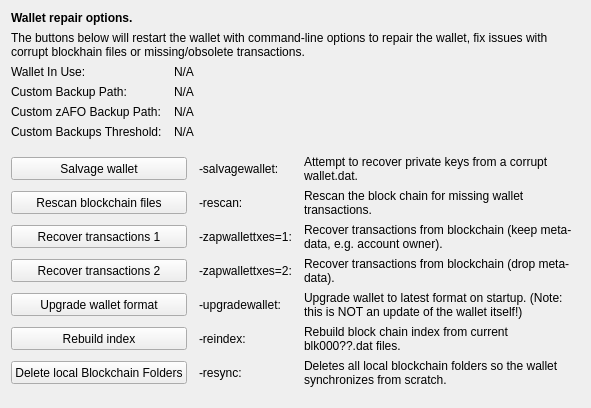
     <widget class="QWidget" name="tab_repair">
      <attribute name="title">
       <string>&amp;Wallet Repair</string>
      </attribute>
      <layout class="QGridLayout" name="gridLayout_4" columnstretch="0,0,0,0">
       <property name="horizontalSpacing">
        <number>12</number>
       </property>
       <item row="0" column="0" colspan="4">
        <widget class="QLabel" name="label_repair_header">
         <property name="font">
          <font>
           <weight>75</weight>
           <bold>true</bold>
          </font>
         </property>
         <property name="text">
          <string>Wallet repair options.</string>
         </property>
        </widget>
       </item>
       <item row="1" column="0" colspan="4">
        <widget class="QLabel" name="label_repair_helptext">
         <property name="font">
          <font>
           <weight>50</weight>
           <bold>false</bold>
          </font>
         </property>
         <property name="text">
          <string>The buttons below will restart the wallet with command-line options to repair the wallet, fix issues with corrupt blockhain files or missing/obsolete transactions.</string>
         </property>
         <property name="wordWrap">
          <bool>true</bool>
         </property>
        </widget>
       </item>
       <item row="2" column="0">
        <widget class="QLabel" name="wallet_path_label">
         <property name="text">
          <string>Wallet In Use:</string>
         </property>
        </widget>
       </item>
       <item row="2" column="1" colspan="3">
        <widget class="QLabel" name="wallet_path">
         <property name="cursor">
          <cursorShape>IBeamCursor</cursorShape>
         </property>
         <property name="text">
          <string>N/A</string>
         </property>
         <property name="textFormat">
          <enum>Qt::PlainText</enum>
         </property>
         <property name="textInteractionFlags">
          <set>Qt::LinksAccessibleByMouse|Qt::TextSelectableByKeyboard|Qt::TextSelectableByMouse</set>
         </property>
        </widget>
       </item>
       <item row="3" column="0">
        <widget class="QLabel" name="wallet_custombackuppath_label">
         <property name="visible">
          <bool>false</bool>
         </property>
         <property name="text">
          <string>Custom Backup Path:</string>
         </property>
        </widget>
       </item>
       <item row="3" column="1" colspan="3">
        <widget class="QLabel" name="wallet_custombackuppath">
         <property name="cursor">
          <cursorShape>IBeamCursor</cursorShape>
         </property>
         <property name="visible">
          <bool>false</bool>
         </property>
         <property name="text">
          <string>N/A</string>
         </property>
         <property name="textFormat">
          <enum>Qt::PlainText</enum>
         </property>
         <property name="textInteractionFlags">
          <set>Qt::LinksAccessibleByMouse|Qt::TextSelectableByKeyboard|Qt::TextSelectableByMouse</set>
         </property>
        </widget>
       </item>
       <item row="4" column="0">
        <widget class="QLabel" name="wallet_customzafobackuppath_label">
         <property name="visible">
          <bool>false</bool>
         </property>
         <property name="text">
          <string>Custom zAFO Backup Path:</string>
         </property>
        </widget>
       </item>
       <item row="4" column="1" colspan="3">
        <widget class="QLabel" name="wallet_customzafobackuppath">
         <property name="cursor">
          <cursorShape>IBeamCursor</cursorShape>
         </property>
         <property name="visible">
          <bool>false</bool>
         </property>
         <property name="text">
          <string>N/A</string>
         </property>
         <property name="textFormat">
          <enum>Qt::PlainText</enum>
         </property>
         <property name="textInteractionFlags">
          <set>Qt::LinksAccessibleByMouse|Qt::TextSelectableByKeyboard|Qt::TextSelectableByMouse</set>
         </property>
        </widget>
       </item>
       <item row="5" column="0">
        <widget class="QLabel" name="wallet_custombackupthreshold_label">
         <property name="visible">
          <bool>false</bool>
         </property>
         <property name="text">
          <string>Custom Backups Threshold:</string>
         </property>
        </widget>
       </item>
       <item row="5" column="1" colspan="3">
        <widget class="QLabel" name="wallet_custombackupthreshold">
         <property name="cursor">
          <cursorShape>IBeamCursor</cursorShape>
         </property>
         <property name="visible">
          <bool>false</bool>
         </property>
         <property name="text">
          <string>N/A</string>
         </property>
         <property name="textFormat">
          <enum>Qt::PlainText</enum>
         </property>
         <property name="textInteractionFlags">
          <set>Qt::LinksAccessibleByMouse|Qt::TextSelectableByKeyboard|Qt::TextSelectableByMouse</set>
         </property>
        </widget>
       </item>
       <item row="6" column="0">
        <spacer name="verticalSpacer_repair1">
         <property name="orientation">
          <enum>Qt::Vertical</enum>
         </property>
         <property name="sizeHint" stdset="0">
          <size>
           <width>10</width>
           <height>10</height>
          </size>
         </property>
        </spacer>
       </item>
       <item row="7" column="0" colspan="2">
        <widget class="QPushButton" name="btn_salvagewallet">
         <property name="minimumSize">
          <size>
           <width>100</width>
           <height>23</height>
          </size>
         </property>
         <property name="text">
          <string>Salvage wallet</string>
         </property>
        </widget>
       </item>
       <item row="7" column="2">
        <widget class="QLabel" name="label_repair_salvage_command">
         <property name="text">
          <string notr="true">-salvagewallet:</string>
         </property>
        </widget>
       </item>
       <item row="7" column="3">
        <widget class="QLabel" name="label_repair_salvage">
         <property name="text">
          <string>Attempt to recover private keys from a corrupt wallet.dat.</string>
         </property>
         <property name="wordWrap">
          <bool>true</bool>
         </property>
        </widget>
       </item>
       <item row="8" column="0" colspan="2">
        <widget class="QPushButton" name="btn_rescan">
         <property name="minimumSize">
          <size>
           <width>100</width>
           <height>23</height>
          </size>
         </property>
         <property name="text">
          <string>Rescan blockchain files</string>
         </property>
        </widget>
       </item>
       <item row="8" column="2">
        <widget class="QLabel" name="label_repair_rescan_command">
         <property name="text">
          <string notr="true">-rescan:</string>
         </property>
        </widget>
       </item>
       <item row="8" column="3">
        <widget class="QLabel" name="label_repair_rescan">
         <property name="text">
          <string>Rescan the block chain for missing wallet transactions.</string>
         </property>
         <property name="wordWrap">
          <bool>true</bool>
         </property>
        </widget>
       </item>
       <item row="9" column="0" colspan="2">
        <widget class="QPushButton" name="btn_zapwallettxes1">
         <property name="minimumSize">
          <size>
           <width>100</width>
           <height>23</height>
          </size>
         </property>
         <property name="text">
          <string>Recover transactions 1</string>
         </property>
        </widget>
       </item>
       <item row="9" column="2">
        <widget class="QLabel" name="label_repair_zap1_command">
         <property name="text">
          <string notr="true">-zapwallettxes=1:</string>
         </property>
        </widget>
       </item>
       <item row="9" column="3">
        <widget class="QLabel" name="label_repair_zap1">
         <property name="text">
          <string>Recover transactions from blockchain (keep meta-data, e.g. account owner).</string>
         </property>
         <property name="wordWrap">
          <bool>true</bool>
         </property>
        </widget>
       </item>
       <item row="10" column="0" colspan="2">
        <widget class="QPushButton" name="btn_zapwallettxes2">
         <property name="minimumSize">
          <size>
           <width>100</width>
           <height>23</height>
          </size>
         </property>
         <property name="text">
          <string>Recover transactions 2</string>
         </property>
        </widget>
       </item>
       <item row="10" column="2">
        <widget class="QLabel" name="label_repair_zap2_command">
         <property name="text">
          <string notr="true">-zapwallettxes=2:</string>
         </property>
        </widget>
       </item>
       <item row="10" column="3">
        <widget class="QLabel" name="label_repair_zap2">
         <property name="text">
          <string>Recover transactions from blockchain (drop meta-data).</string>
         </property>
         <property name="wordWrap">
          <bool>true</bool>
         </property>
        </widget>
       </item>
       <item row="11" column="0" colspan="2">
        <widget class="QPushButton" name="btn_upgradewallet">
         <property name="minimumSize">
          <size>
           <width>100</width>
           <height>23</height>
          </size>
         </property>
         <property name="text">
          <string>Upgrade wallet format</string>
         </property>
        </widget>
       </item>
       <item row="11" column="2">
        <widget class="QLabel" name="label_repair_upgrade_command">
         <property name="text">
          <string notr="true">-upgradewallet:</string>
         </property>
        </widget>
       </item>
       <item row="11" column="3">
        <widget class="QLabel" name="label_repair_upgrade">
         <property name="text">
          <string>Upgrade wallet to latest format on startup. (Note: this is NOT an update of the wallet itself!)</string>
         </property>
         <property name="wordWrap">
          <bool>true</bool>
         </property>
        </widget>
       </item>
       <item row="12" column="0" colspan="2">
        <widget class="QPushButton" name="btn_reindex">
         <property name="minimumSize">
          <size>
           <width>100</width>
           <height>23</height>
          </size>
         </property>
         <property name="text">
          <string>Rebuild index</string>
         </property>
        </widget>
       </item>
       <item row="12" column="2">
        <widget class="QLabel" name="label_repair_reindex_command">
         <property name="text">
          <string notr="true">-reindex:</string>
         </property>
        </widget>
       </item>
       <item row="12" column="3">
        <widget class="QLabel" name="label_repair_reindex">
         <property name="text">
          <string>Rebuild block chain index from current blk000??.dat files.</string>
         </property>
         <property name="wordWrap">
          <bool>true</bool>
         </property>
        </widget>
       </item>
       <item row="13" column="0" colspan="2">
        <widget class="QPushButton" name="btn_resync">
         <property name="minimumSize">
          <size>
           <width>100</width>
           <height>23</height>
          </size>
         </property>
         <property name="text">
          <string>Delete local Blockchain Folders</string>
         </property>
        </widget>
       </item>
       <item row="13" column="2">
        <widget class="QLabel" name="label_repair_resync_command">
         <property name="text">
          <string>-resync:</string>
         </property>
        </widget>
       </item>
       <item row="13" column="3">
        <widget class="QLabel" name="label_repair_resync">
         <property name="text">
          <string>Deletes all local blockchain folders so the wallet synchronizes from scratch.</string>
         </property>
         <property name="wordWrap">
          <bool>true</bool>
         </property>
        </widget>
       </item>
       <item row="14" column="0">
        <spacer name="verticalSpacer_repair2">
         <property name="orientation">
          <enum>Qt::Vertical</enum>
         </property>
         <property name="sizeHint" stdset="0">
          <size>
           <width>20</width>
           <height>10</height>
          </size>
         </property>
        </spacer>
       </item>
      </layout>
     </widget>
